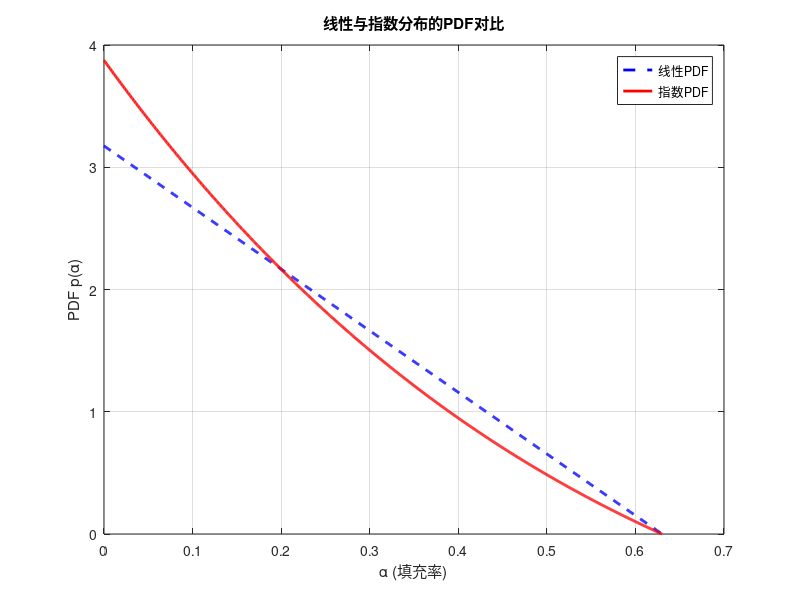
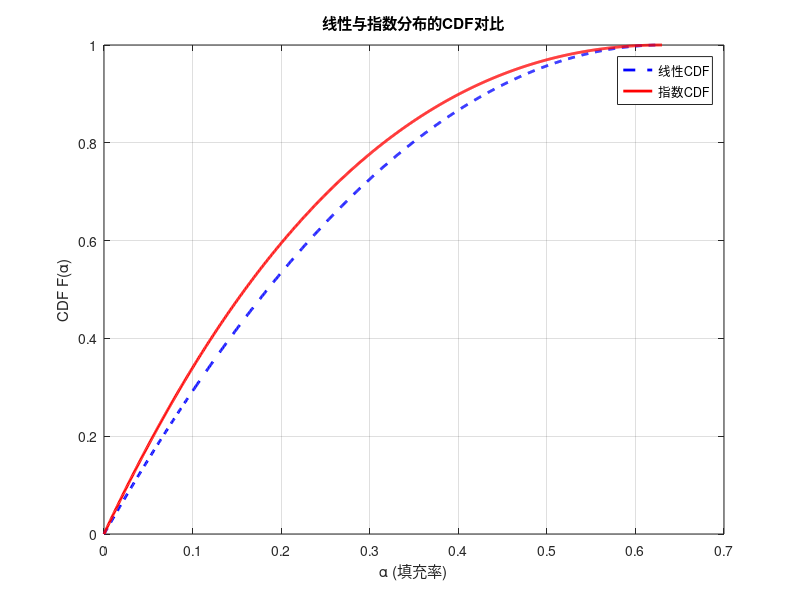

Source code (MATLAB) for these figures, in order:
% MATLAB代码：线性与指数分布的PDF和CDF对比

% 参数设置
alpha_max = 0.63; % 最大填充率 alpha_max
lambda = 1;       % 指数分布的衰减参数 lambda

% 定义 alpha 的范围
alpha = linspace(0, alpha_max, 1000); % 从0到alpha_max等间隔取1000个点

% 线性分布的PDF和CDF
% 线性PDF
p_alpha_linear = (2 / alpha_max) * (1 - alpha / alpha_max);
% 线性CDF
F_alpha_linear = (2 / alpha_max) * (alpha - (alpha.^2) / (2 * alpha_max));

% 指数分布的PDF和CDF
% 计算归一化常数A
numerator_A = 1; % A的分子
denominator_A = (1 - exp(-lambda * alpha_max)) * (1 - 1 / alpha_max) + exp(-lambda * alpha_max); % A的分母
A = numerator_A / denominator_A; % 归一化常数A
% 指数PDF
p_alpha_exp = A .* (1 - alpha / alpha_max) .* exp(-lambda * alpha);
% 指数CDF
F_alpha_exp = A .* ((1 - exp(-lambda * alpha)) - (1 / alpha_max) * (-alpha .* exp(-lambda * alpha) + (1 - exp(-lambda * alpha))));

% 绘制PDF对比图
figure;
plot(alpha, p_alpha_linear, 'b--', 'LineWidth', 2); hold on; % 绘制线性PDF
plot(alpha, p_alpha_exp, 'r', 'LineWidth', 2);              % 绘制指数PDF
xlabel('\alpha (填充率)'); % 横轴标签
ylabel('PDF p(\alpha)');  % 纵轴标签
title('线性与指数分布的PDF对比'); % 标题
legend('线性PDF', '指数PDF'); % 图例
grid on; % 添加网格

% 绘制CDF对比图
figure;
plot(alpha, F_alpha_linear, 'b--', 'LineWidth', 2); hold on; % 绘制线性CDF
plot(alpha, F_alpha_exp, 'r', 'LineWidth', 2);              % 绘制指数CDF
xlabel('\alpha (填充率)'); % 横轴标签
ylabel('CDF F(\alpha)');  % 纵轴标签
title('线性与指数分布的CDF对比'); % 标题
legend('线性CDF', '指数CDF'); % 图例
grid on; % 添加网格

% 显示指数分布的归一化常数A
disp('指数分布的归一化常数 A:');
disp(A);
